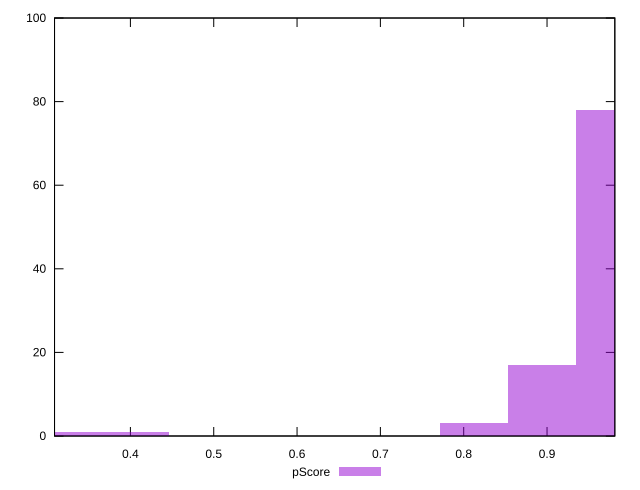

Recreate this plot in gnuplot.
reset

$pScore <<EOF
0.4061937061967447 1
0.3249549649573958 1
0.8936261536328384 17
0.9748648948721874 78
0.8123874123934894 3
EOF

set key outside below
set boxwidth 0.08123874123934895
set xrange [0.30894131841198175:0.9813590082349761]
set yrange [0:100]
set trange [0:100]
set style fill transparent solid 0.5 noborder
set terminal svg size 640, 490 enhanced background rgb 'white'
set output "report_0_00242021-02-20T12:25:28.543Z/total-blocking-time/samples/pages/pScore/histogram.svg"

plot $pScore title "pScore" with boxes

reset
